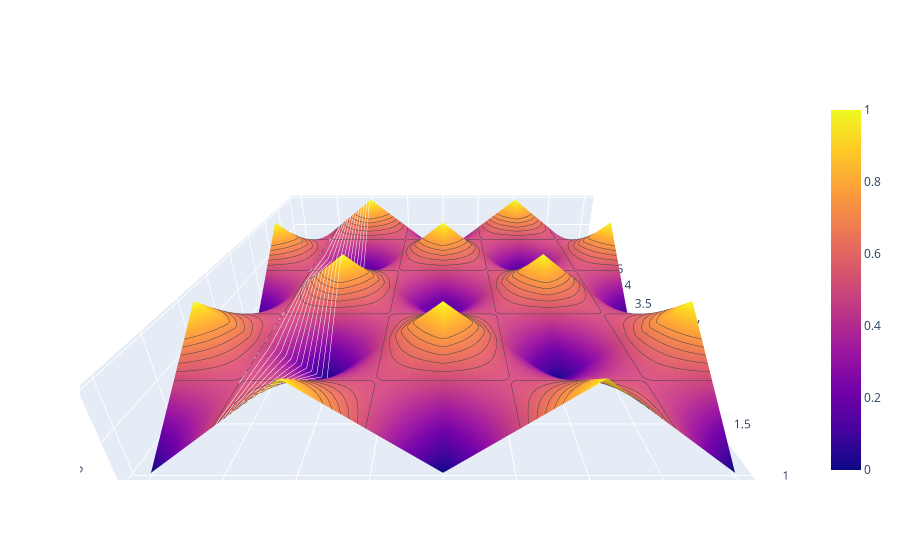

This figure's notebook cell:
### Code cell
import plotly.graph_objects as go

fig = go.Figure(go.Surface(
    x = list(range(1000)),
    y = list(range(200)),
    z = [
        [0, 1, 0, 1, 0],
        [1, 0, 1, 0, 1],
        [0, 1, 0, 1, 0],
        [1, 0, 1, 0, 1],
        [0, 1, 0, 1, 0]
    ]))
fig.update_layout(
        scene = {
            "xaxis": {"nticks": 20},
            "zaxis": {"nticks": 4},
            'camera_eye': {"x": 0, "y": -1, "z": 0.5},
            "aspectratio": {"x": 1, "y": 1, "z": 0.2}
        })
fig.show()

### Figure 1 — Plotly figure (JSON) as saved in the notebook; plotly's stock layout.template omitted (floating-point values rounded to 4 significant figures)
{"data": [{"contours": {"x": {"color": "white", "end": 2, "show": true, "size": 0.04, "start": 1.5}, "z": {"end": 0.8, "show": true, "size": 0.05, "start": 0.5}}, "type": "surface", "x": [1, 2, 3, 4, 5], "y": [1, 2, 3, 4, 5], "z": [[0, 1, 0, 1, 0], [1, 0, 1, 0, 1], [0, 1, 0, 1, 0], [1, 0, 1, 0, 1], [0, 1, 0, 1, 0]]}], "layout": {"scene": {"aspectratio": {"x": 1, "y": 1, "z": 0.2}, "camera": {"eye": {"x": 0, "y": -1, "z": 0.5}}, "xaxis": {"nticks": 20}, "zaxis": {"nticks": 4}}}}
